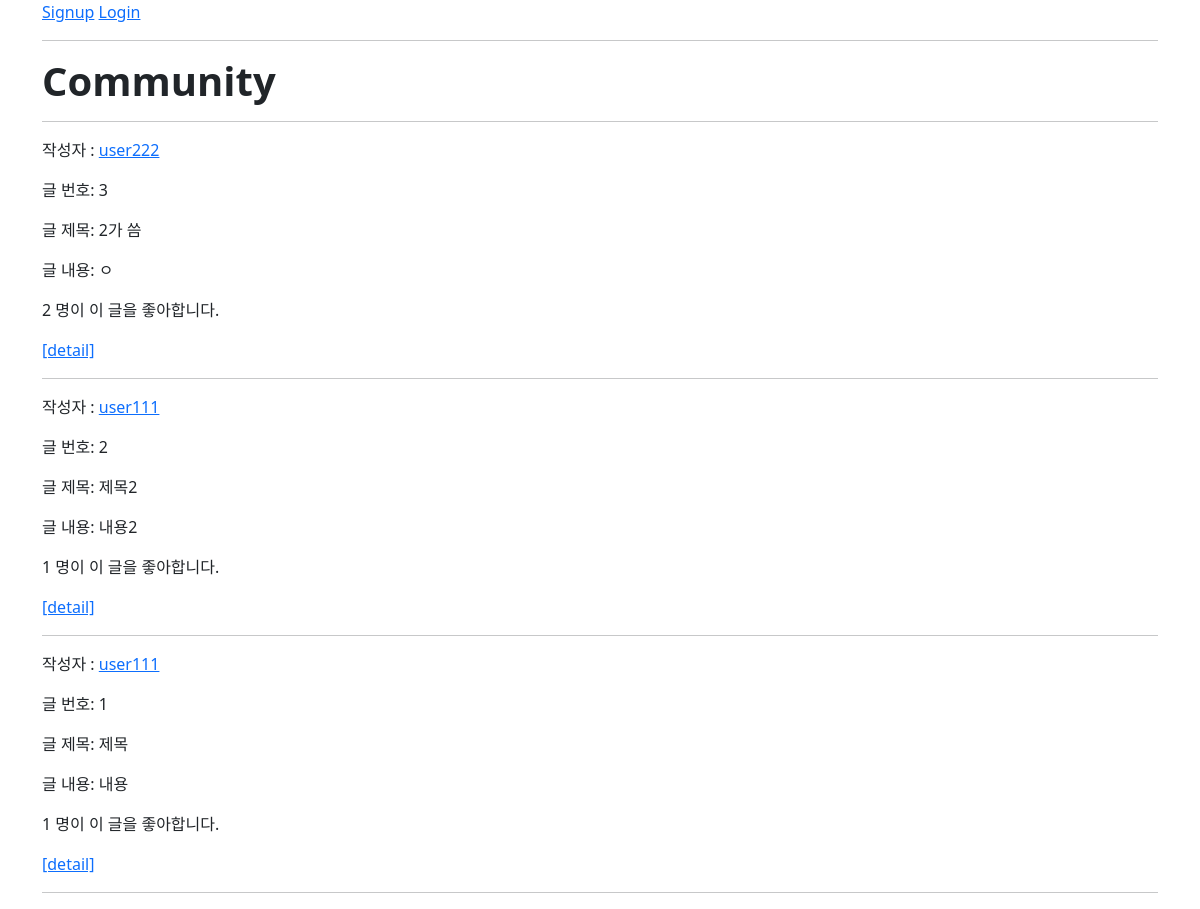
/community/, run on the app's committed database.
### community/models.py (models this page shows)
class Review(models.Model):
    title = models.CharField(max_length=100)
    movie_title = models.CharField(max_length=50)
    rank = models.IntegerField()
    content = models.TextField()
    created_at = models.DateTimeField(auto_now_add=True)
    updated_at = models.DateTimeField(auto_now=True)
    user = models.ForeignKey(settings.AUTH_USER_MODEL, on_delete=models.CASCADE)
    like_users = models.ManyToManyField(settings.AUTH_USER_MODEL, related_name='like_reviews')

### accounts/models.py (models this page shows)
class User(AbstractUser):
    followings = models.ManyToManyField('self', symmetrical=False, related_name='followers')

### community/views.py (the view)
# urls.py: path('', views.index, name='index'),
@require_safe
def index(request):
    reviews = Review.objects.order_by('-pk')
    context = {
        'reviews': reviews,
    }
    return render(request, 'community/index.html', context)

### community/templates/community/index.html (shortened to what this page needs)
{% extends 'base.html' %}
{% block content %}
  <h1><b>Community</b></h1>
  <hr>
  {% for review in reviews %}
    <p>작성자 : <a href="{% url 'accounts:profile' review.user.username %}">{{ review.user }}</a></p>
    <p>글 번호: {{ review.pk }}</p>
    <p>글 제목: {{ review.title }}</p>
    <p>글 내용: {{ review.content }}</p>
    <p>
      <span id='likes_count-{{review.pk}}'>{{ review.like_users.all|length }}</span> 명이 이 글을 좋아합니다.
    </p>
    <a href="{% url 'community:detail' review.pk %}">[detail]</a>
    <hr>
  {% endfor %}
{% endblock %}

### data on the page
Review: user "user222", pk "3", title "2가 씀", content "ㅇ", like_users.all|length "2"
Review: user "user111", pk "2", title "제목2", content "내용2", like_users.all|length "1"
Review: user "user111", pk "1", title "제목", content "내용", like_users.all|length "1"
